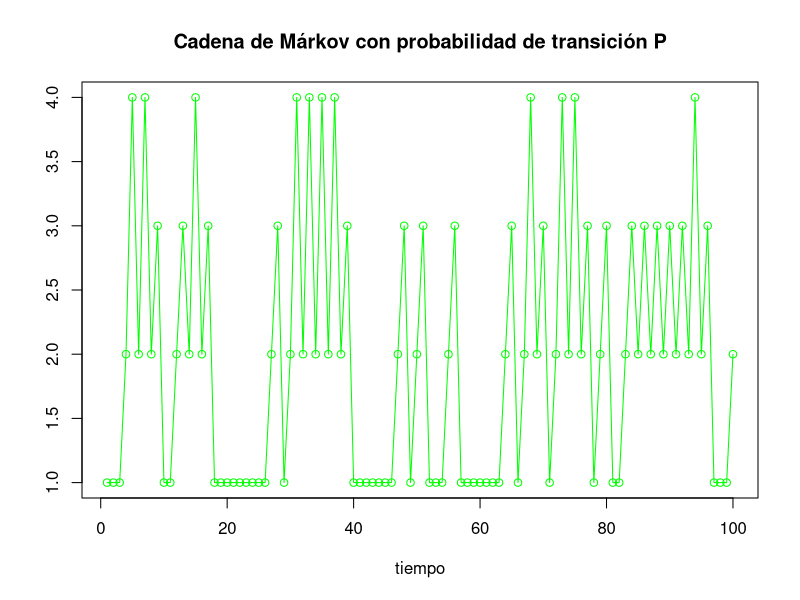

Here is the R script that generated this plot:
## Simula una distribución dada por un vector de
## probabilidades y devuelve el valor de la
## variable aleatoria que simula la distribución
## distrib: vector estocástico
RandomValue <- function(distrib) {
    x <- runif(1)
    cum.distrib <- cumsum(distrib)
    lower.bound <- 0
    for (i in 1:length(cum.distrib)) {
        if (x >= lower.bound && x <= cum.distrib[i])
            return(i)
        lower.bound <- cum.distrib[i]
    }
    return(lower.bound)
}

## Construye la simulación de una cadena de Márkov {Xn}n>=0 en n pasos
## Regresa un vector con el valor de Xn.
## matrix: matriz de probabilidades de transición
## initial.distrib: distribución inicial
## n: tiempo; número de pasos de la simulación
MarkovSimulation <- function(trans.matrix, initial.distrib, n) {
    path <- c(RandomValue(initial.distrib))
    if (n != 0) {
        for (i in 2:n)
            path[i] <- RandomValue(trans.matrix[path[i-1],])
    }
    return(path)
}

## Ejercicio 1
print('Ejercicio 1')
print('ejemplo con parámetro p = 1/2')
p <- 1/4

print('matriz de probabilidades de transición P:')
P <- matrix(c(0), 4, 4)
P[1,2] <- P[3,2] <- P[2,4] <- p
P[1,1] <- P[3,1] <- P[2,3] <- 1-p
P[4,2] <- 1
print(P)

## a)
print('a)')
print('distribución inicial de ejemplo:')
init <- (1/4) * c(1, 1, 1, 1)
print(init)
## Tiempo de simulación
print('tiempo de simulación de ejemplo:')
n <- 100
simulation <- MarkovSimulation(P, init, n)
print(simulation)
plot(simulation, type="o", col="green",
     main="Cadena de Márkov con probabilidad de transición P",
     xlab="tiempo", ylab="")
